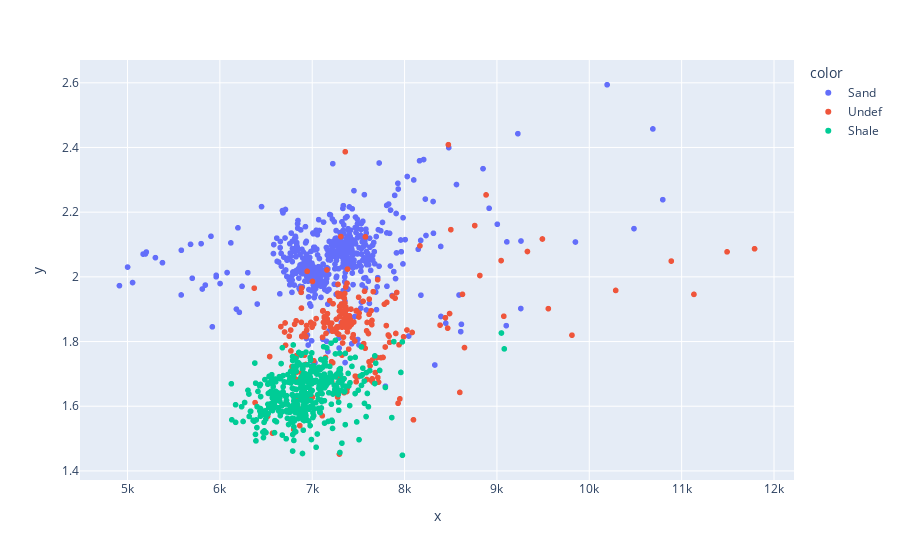

Notebook code for this chart:
### Code cell
fig = px.scatter(x=X_train['AI'].values,y=X_train['VpVs Ratio'].values,color=y_train.values.ravel())
fig.show()

### Figure 1 — Plotly figure (JSON) as saved in the notebook; plotly's stock layout.template omitted (floating-point values rounded to 4 significant figures; data arrays with more than 128 entries replaced by an {"elided": "..."} marker saying what was removed)
{"data": [{"hovertemplate": "color=Sand<br>x=%{x}<br>y=%{y}<extra></extra>", "legendgroup": "Sand", "marker": {"color": "#636efa", "symbol": "circle"}, "mode": "markers", "name": "Sand", "showlegend": true, "type": "scattergl", "x": {"elided": "541 float values"}, "xaxis": "x", "y": {"elided": "541 float values"}, "yaxis": "y"}, {"hovertemplate": "color=Undef<br>x=%{x}<br>y=%{y}<extra></extra>", "legendgroup": "Undef", "marker": {"color": "#EF553B", "symbol": "circle"}, "mode": "markers", "name": "Undef", "showlegend": true, "type": "scattergl", "x": {"elided": "223 float values"}, "xaxis": "x", "y": {"elided": "223 float values"}, "yaxis": "y"}, {"hovertemplate": "color=Shale<br>x=%{x}<br>y=%{y}<extra></extra>", "legendgroup": "Shale", "marker": {"color": "#00cc96", "symbol": "circle"}, "mode": "markers", "name": "Shale", "showlegend": true, "type": "scattergl", "x": {"elided": "416 float values"}, "xaxis": "x", "y": {"elided": "416 float values"}, "yaxis": "y"}], "layout": {"legend": {"title": {"text": "color"}, "tracegroupgap": 0}, "margin": {"t": 60}, "xaxis": {"anchor": "y", "domain": [0, 1], "title": {"text": "x"}}, "yaxis": {"anchor": "x", "domain": [0, 1], "title": {"text": "y"}}}}
